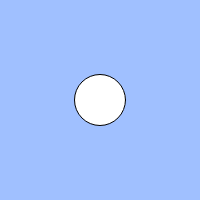
Frame 1 (no input)
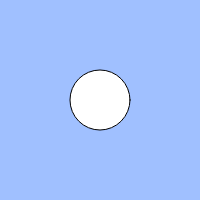
Frame 60 (no input)
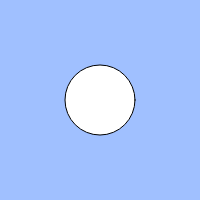
Frame 120 (the mouse pressed at the canvas centre since frame 60)

The p5.js sketch that drew these frames (run headless with seeded random() and noise() and a simulated clock; from frame 60 on, the mouse is pressed at the canvas centre):

// p5.js sketch
// ── sketch.js
// 練習問題「心臓の鼓動のように大きくなったり小さくなったりする円」
let size = 50
let count = 0;
let cycle = 100;
let increment = 1;

function setup(){
  createCanvas(200, 200);
}

function draw(){
  background(160, 192, 255);
  count = (count + increment) % cycle;
  if(keyIsPressed) {
    increment = 9;
  } else {
    increment = 1;
  }
  if (count < cycle/2) {
    size = count + 50;
    } else {
    size = (cycle - count) + 20;
    }
  ellipse(width / 2, height / 2, size);
}
